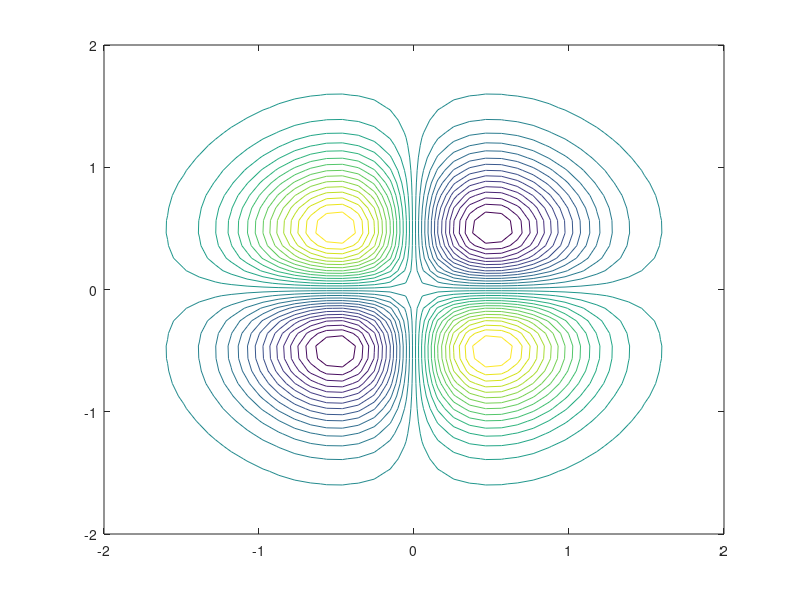

MATLAB code to generate this figure:
%% Ex 1

clear all;
clf

x=linspace(-2,2,30); y=linspace(-2,2,30);
f=@(x,y)(-x.*y.*exp(1).^(-2*(x.^2+y.^2)));
[X,Y]=meshgrid(x,y);
Z=f(X,Y);
surf(X,Y,Z) % eller surf(x,y,Z)
grid on, box on
xlabel('x'), ylabel('y'), zlabel('z = f(x,y)')

%% Ex 2 a)

clear all
clf

x=linspace(1,2,30); y=linspace(3,4,30);
f=@(x,y)(x+2*y-2);
[X,Y]=meshgrid(x,y);
Z=f(X,Y);

subplot(2,2,1);
surf(X,Y,Z) % eller surf(x,y,Z)
subplot(2,2,2);
contour(X,Y,Z,30)
grid on, box on
xlabel('x'), ylabel('y'), zlabel('z = f(x,y)')

%% Ex 2 b)

clear all
clf

x=linspace(-2,2,30); y=linspace(-2,2,30);
f=@(x,y)(x.^2-y.^2);
[X,Y]=meshgrid(x,y);
Z=f(X,Y);
subplot(2,1,1);
surf(X,Y,Z) % eller surf(x,y,Z)
subplot(2,1,2);
contour(X,Y,Z,30)

grid on, box on
xlabel('x'), ylabel('y'), zlabel('z = f(x,y)')

%% Ex 2 c)

clear all
clf

x=linspace(0,3,30); y=linspace(-1,1,30);
f=@(x,y)(sqrt(1-y.^(2)));
[X,Y]=meshgrid(x,y);
Z=f(X,Y);
subplot(2,1,1);
surf(X,Y,Z) % eller surf(x,y,Z)
subplot(2,1,2);
contour(X,Y,Z,30)
grid on, box on
xlabel('x'), ylabel('y'), zlabel('z = f(x,y)')

%% Ex 2 d)

clear all
clf

x=linspace(-2,2,30); y=linspace(-2,2,30);
f=@(x,y)(y.*exp(1).^(-sqrt(x.^2+y.^2)));
[X,Y]=meshgrid(x,y);
Z=f(X,Y);
subplot(2,1,1);
surf(X,Y,Z) % eller surf(x,y,Z)
subplot(2,1,2);
contour(X,Y,Z,30)

grid on, box on
xlabel('x'), ylabel('y'), zlabel('z = f(x,y)')

%% Ex 3


clear all
clf

x=linspace(-5,5,30); y=linspace(-5,5,30);
f=@(x,y)(-6*x./(2+x.^2 + y.^2));
[X,Y]=meshgrid(x,y);
Z=f(X,Y);
surf(X,Y,Z) % eller surf(x,y,Z)
grid on, box on
xlabel('x'), ylabel('y'), zlabel('z = f(x,y)')

%% Ex 4
x=linspace(-2,2,40); y=linspace(-2,2,40);
f=@(x,y)(-x.*y.*exp(1).^(-2*(x.^2+y.^2)));
[X,Y]=meshgrid(x,y);
Z=f(X,Y);
contour(X,Y,Z,30) % eller contour(x,y,Z,30)
